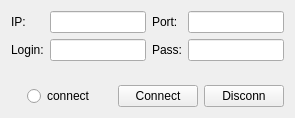
<?xml version="1.0" encoding="UTF-8"?>
<ui version="4.0">
 <class>UiTcpClient</class>
 <widget class="QWidget" name="UiTcpClient">
  <property name="geometry">
   <rect>
    <x>0</x>
    <y>0</y>
    <width>295</width>
    <height>118</height>
   </rect>
  </property>
  <property name="windowTitle">
   <string>Form</string>
  </property>
  <layout class="QVBoxLayout" name="verticalLayout">
   <item>
    <layout class="QGridLayout" name="gridLayout">
     <item row="1" column="0">
      <widget class="QLabel" name="label_3">
       <property name="text">
        <string>Login:</string>
       </property>
      </widget>
     </item>
     <item row="0" column="0">
      <widget class="QLabel" name="label">
       <property name="text">
        <string>IP:</string>
       </property>
      </widget>
     </item>
     <item row="0" column="1">
      <widget class="QLineEdit" name="le_ip"/>
     </item>
     <item row="0" column="3">
      <widget class="QLineEdit" name="le_port"/>
     </item>
     <item row="1" column="1">
      <widget class="QLineEdit" name="le_username"/>
     </item>
     <item row="0" column="2">
      <widget class="QLabel" name="label_2">
       <property name="text">
        <string>Port:</string>
       </property>
      </widget>
     </item>
     <item row="1" column="3">
      <widget class="QLineEdit" name="le_pass"/>
     </item>
     <item row="1" column="2">
      <widget class="QLabel" name="label_4">
       <property name="text">
        <string>Pass:</string>
       </property>
      </widget>
     </item>
    </layout>
   </item>
   <item>
    <spacer name="verticalSpacer">
     <property name="orientation">
      <enum>Qt::Orientation::Vertical</enum>
     </property>
     <property name="sizeHint" stdset="0">
      <size>
       <width>20</width>
       <height>40</height>
      </size>
     </property>
    </spacer>
   </item>
   <item>
    <layout class="QHBoxLayout" name="horizontalLayout">
     <item>
      <spacer name="horizontalSpacer_2">
       <property name="orientation">
        <enum>Qt::Orientation::Horizontal</enum>
       </property>
       <property name="sizeHint" stdset="0">
        <size>
         <width>40</width>
         <height>20</height>
        </size>
       </property>
      </spacer>
     </item>
     <item>
      <widget class="QRadioButton" name="rb_connect">
       <property name="text">
        <string>connect</string>
       </property>
      </widget>
     </item>
     <item>
      <spacer name="horizontalSpacer">
       <property name="orientation">
        <enum>Qt::Orientation::Horizontal</enum>
       </property>
       <property name="sizeHint" stdset="0">
        <size>
         <width>40</width>
         <height>20</height>
        </size>
       </property>
      </spacer>
     </item>
     <item>
      <widget class="QPushButton" name="pb_connect">
       <property name="text">
        <string>Connect</string>
       </property>
      </widget>
     </item>
     <item>
      <widget class="QPushButton" name="pb_disconn">
       <property name="text">
        <string>Disconn</string>
       </property>
      </widget>
     </item>
    </layout>
   </item>
  </layout>
 </widget>
 <resources/>
 <connections/>
</ui>
